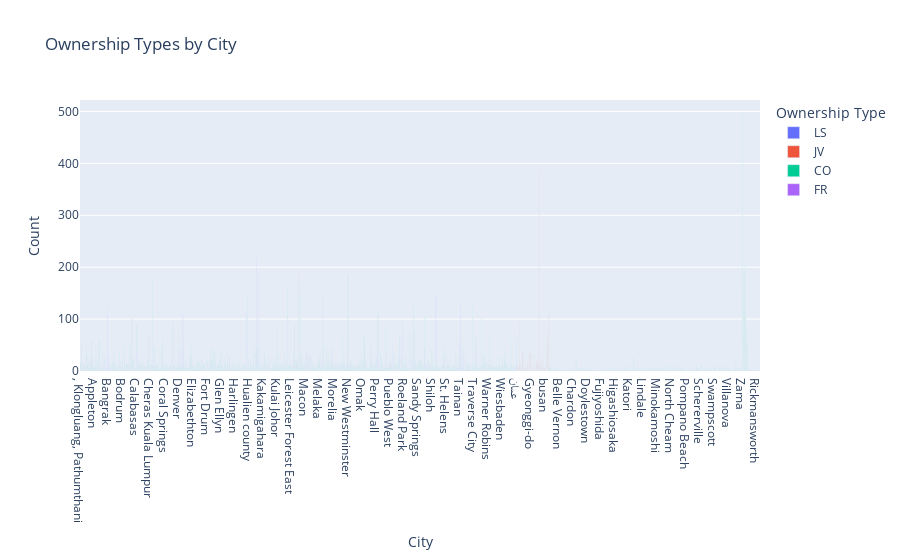

Write notebook code for a chart like this one.
### Code cell
# Assuming you have a DataFrame 'df' with city and ownershipTypeCode columns

# Group by city and ownership type, then count occurrences
grouped_data = df.groupby(['city', 'ownershipTypeCode']).size().reset_index(name='count')

# Create an interactive bar chart using Plotly Express
fig = px.bar(grouped_data, x='city', y='count', color='ownershipTypeCode',
             labels={'city': 'City', 'count': 'Count', 'ownershipTypeCode': 'Ownership Type'},
             title='Ownership Types by City')

# Customize the layout (e.g., add hover information)
fig.update_traces(texttemplate='%{y}', textposition='outside')

# Show the interactive plot
fig.show()

### Figure 1 — Plotly figure (JSON) as saved in the notebook; plotly's stock layout.template omitted (floating-point values rounded to 4 significant figures; data arrays with more than 128 entries replaced by an {"elided": "..."} marker saying what was removed)
{"data": [{"alignmentgroup": "True", "hovertemplate": "Ownership Type=LS<br>City=%{x}<br>Count=%{y}<extra></extra>", "legendgroup": "LS", "marker": {"color": "#636efa", "pattern": {"shape": ""}}, "name": "LS", "offsetgroup": "LS", "orientation": "v", "showlegend": true, "textposition": "outside", "texttemplate": "%{y}", "type": "bar", "x": {"elided": "3507 str values"}, "xaxis": "x", "y": {"elided": "3507 int values"}, "yaxis": "y"}, {"alignmentgroup": "True", "hovertemplate": "Ownership Type=JV<br>City=%{x}<br>Count=%{y}<extra></extra>", "legendgroup": "JV", "marker": {"color": "#EF553B", "pattern": {"shape": ""}}, "name": "JV", "offsetgroup": "JV", "orientation": "v", "showlegend": true, "textposition": "outside", "texttemplate": "%{y}", "type": "bar", "x": {"elided": "259 str values"}, "xaxis": "x", "y": {"elided": "259 int values"}, "yaxis": "y"}, {"alignmentgroup": "True", "hovertemplate": "Ownership Type=CO<br>City=%{x}<br>Count=%{y}<extra></extra>", "legendgroup": "CO", "marker": {"color": "#00cc96", "pattern": {"shape": ""}}, "name": "CO", "offsetgroup": "CO", "orientation": "v", "showlegend": true, "textposition": "outside", "texttemplate": "%{y}", "type": "bar", "x": {"elided": "3433 str values"}, "xaxis": "x", "y": {"elided": "3433 int values"}, "yaxis": "y"}, {"alignmentgroup": "True", "hovertemplate": "Ownership Type=FR<br>City=%{x}<br>Count=%{y}<extra></extra>", "legendgroup": "FR", "marker": {"color": "#ab63fa", "pattern": {"shape": ""}}, "name": "FR", "offsetgroup": "FR", "orientation": "v", "showlegend": true, "textposition": "outside", "texttemplate": "%{y}", "type": "bar", "x": {"elided": "206 str values"}, "xaxis": "x", "y": {"elided": "206 int values"}, "yaxis": "y"}], "layout": {"autosize": true, "barmode": "relative", "legend": {"title": {"text": "Ownership Type"}, "tracegroupgap": 0}, "title": {"text": "Ownership Types by City"}, "xaxis": {"anchor": "y", "autorange": true, "domain": [0, 1], "range": [-0.5, 5456.0], "title": {"text": "City"}, "type": "category"}, "yaxis": {"anchor": "x", "autorange": true, "domain": [0, 1], "range": [0, 522.1], "title": {"text": "Count"}, "type": "linear"}}}
